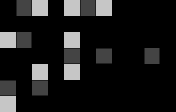

A level layout from a 2D game, rendered from its tile map. Below: a short description, then the map file with its tile-grid data intact:
An orthogonal 11x7 tile map with 16x16 px tiles, 3 tile layers (regions, input_layer1, output_layer2).

<map version="1.5" tiledversion="1.7.2" orientation="orthogonal" renderorder="right-down" width="11" height="7" tilewidth="16" tileheight="16" infinite="0" nextlayerid="4" nextobjectid="1">
 <tileset firstgid="1" source="../../porthole-tileset.tsx" />
 <layer id="1" name="regions" width="11" height="7">
  <data encoding="csv">
1,1,1,0,1,1,1,0,0,0,0,
0,0,0,0,0,0,0,0,0,0,0,
1,1,1,0,1,0,1,0,0,0,0,
0,0,0,0,1,0,1,0,1,1,1,
1,0,1,0,1,0,1,0,0,0,0,
1,0,1,0,0,0,0,0,0,0,0,
1,0,1,0,0,0,0,0,0,0,0
</data>
 </layer>
 <layer id="2" name="input_layer1" width="11" height="7">
  <data encoding="csv">
1,33,2,0,2,33,2,0,0,0,0,
0,0,0,0,0,0,0,0,0,0,0,
2,33,1,0,2,0,1,0,0,0,0,
0,0,0,0,33,0,33,0,1,33,1,
1,0,2,0,2,0,1,0,0,0,0,
33,0,33,0,0,0,0,0,0,0,0,
2,0,1,0,0,0,0,0,0,0,0
</data>
 </layer>
 <layer id="3" name="output_layer2" width="11" height="7">
  <data encoding="csv">
0,34,0,0,0,34,0,0,0,0,0,
0,0,0,0,0,0,0,0,0,0,0,
0,34,0,0,0,0,0,0,0,0,0,
0,0,0,0,66,0,66,0,0,34,0,
0,0,0,0,0,0,0,0,0,0,0,
66,0,66,0,0,0,0,0,0,0,0,
0,0,0,0,0,0,0,0,0,0,0
</data>
 </layer>
</map>
